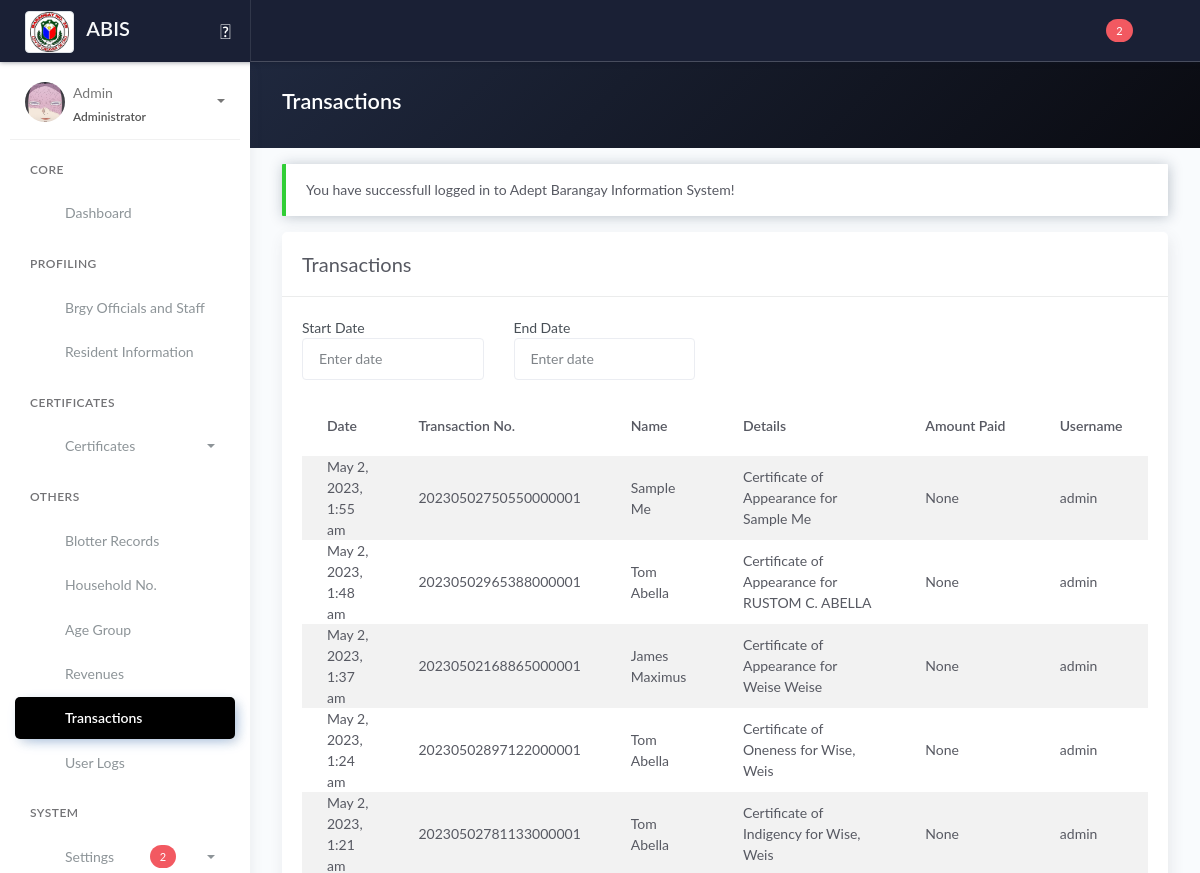
The page /transactions.php (signed in, upper part) on the database as committed earlier.
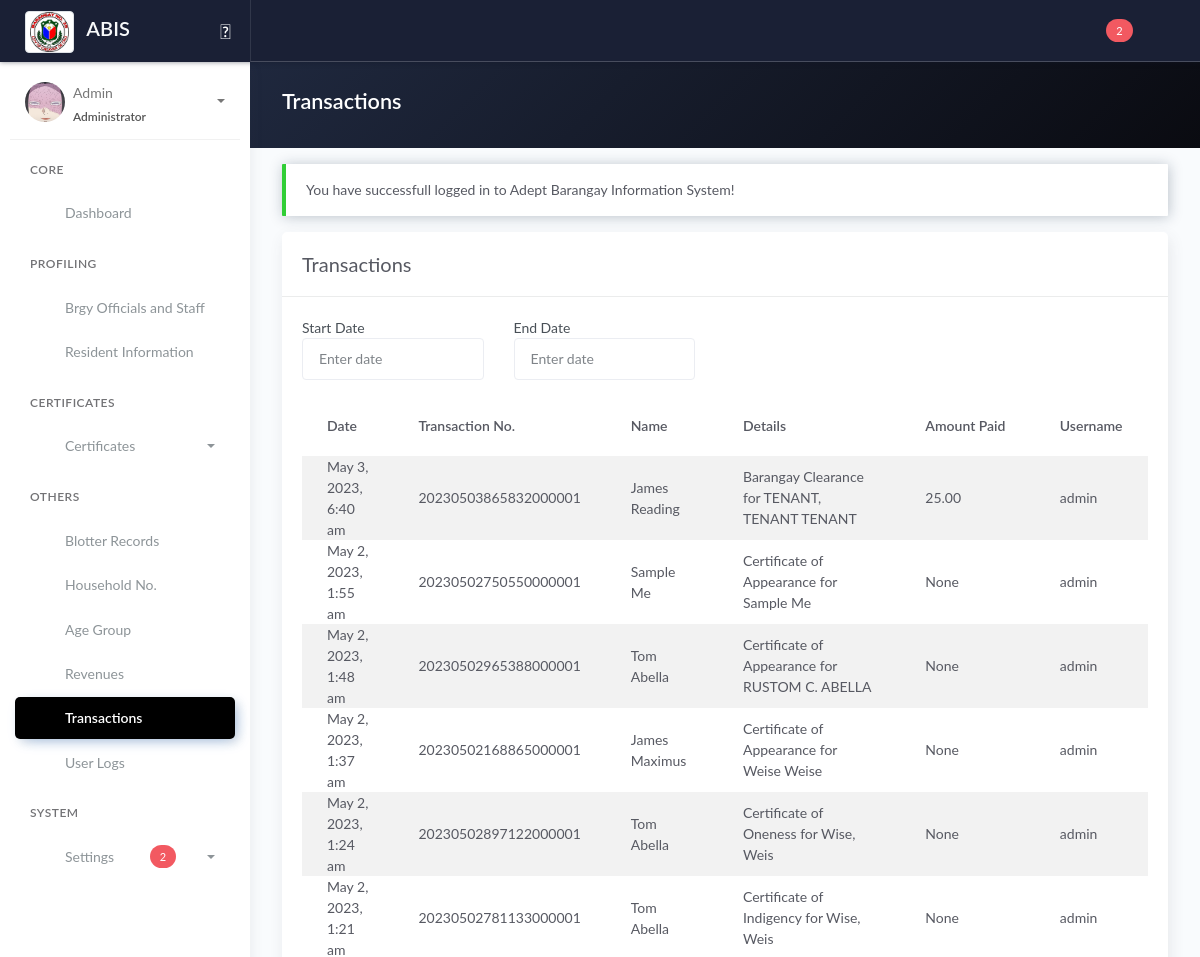
The same page on the database as committed later.
### tables this page shows
CREATE TABLE `tbl_transactions` (
  `id_payments` int(11) NOT NULL,
  `id_user` int(11) NOT NULL,
  `transact_no` text NOT NULL,
  `date_transact` timestamp NOT NULL DEFAULT current_timestamp(),
  `details_transact` varchar(250) NOT NULL,
  `recipient_name` varchar(255) NOT NULL
);

CREATE TABLE `tbl_users` (
  `id_user` int(11) NOT NULL,
  `user_username` varchar(50) DEFAULT NULL,
  `user_firstname` varchar(100) NOT NULL,
  `user_middlename` varchar(100) NOT NULL,
  `user_lastname` varchar(100) NOT NULL,
  `password` varchar(100) DEFAULT NULL,
  `user_type` varchar(20) DEFAULT NULL,
  `avatar` text DEFAULT NULL,
  `status` varchar(8) NOT NULL DEFAULT 'Active',
  `created_at` timestamp NOT NULL DEFAULT current_timestamp(),
  `updated_at` timestamp NOT NULL DEFAULT current_timestamp() ON UPDATE current_timestamp()
);

CREATE TABLE `tblpayments` (
  `id_payments` int(11) NOT NULL,
  `amounts` decimal(10,2) DEFAULT NULL
);

### transactions.php (the view, shortened to what this page needs)
<?php include 'server/server.php' ?>
<?php
$sql = "SELECT *,
	tbl_users.id_user as user_id
	FROM tbl_transactions
	JOIN tbl_users ON tbl_users.id_user=tbl_transactions.id_user
	ORDER BY tbl_transactions.date_transact DESC";
$result = $conn->query($sql);
$transactions = array();
while ($row = $result->fetch_assoc()) {
	$transactions[] = $row;
}
?>
<!DOCTYPE html>
<html lang="en">
<head>
	<?php include 'templates/header.php' ?>
	<link rel="stylesheet" href="assets/js/plugin/dataTables.dateTime.min.css">
	<link rel="stylesheet" href="assets/js/plugin/datatables/Buttons-1.6.1/css/buttons.dataTables.min.css">
</head>
<body>
	<div class="wrapper">
		<?php include 'templates/main-header.php' ?>
		<?php include 'templates/sidebar.php' ?>
		<div class="main-panel">
			<div class="content">
				<div class="panel-header bg-dark-gradient">
					<div class="page-inner">
						<div class="d-flex align-items-left align-items-md-center flex-column flex-md-row">
							<div>
								<h2 class="text-white fw-bold">Transactions</h2>
							</div>
						</div>
					</div>
				</div>
				<div class="page-inner">
					<div class="row mt--2">
						<div class="col-md-12">
							<?php if (isset($_SESSION['message'])) : ?>
								<div class="alert alert-<?php echo $_SESSION['success']; ?> <?= $_SESSION['success'] == 'danger' ? 'bg-danger text-light' : null ?>" role="alert">
									<?php echo $_SESSION['message']; ?>
								</div>
							<?php endif ?>
							<div class="card">
								<div class="card-header">
									<div class="card-head-row">
										<div class="card-title">Transactions</div>
									</div>
								</div>
								<div class="card-body">
									<div class="row mb-3 w-50">
										<div class="col">
											<label>Start Date</label>
											<input type="text" class="form-control" placeholder="Enter date" id="min">
										</div>
										<div class="col">
											<label>End Date</label>
											<input type="text" class="form-control" placeholder="Enter date" id="max">
										</div>
									</div>
									<div class="table-responsive">
										<table id="transactiontable" class="display table table-striped">
											<thead>
												<tr>
													<th scope="col">Date</th>
													<th scope="col">Transaction No.</th>
													<th scope="col">Name</th>
													<th scope="col">Details</th>
													<th scope="col">Amount Paid</th>
													<th scope="col">Username</th>
												</tr>
											</thead>
											<tbody>
												<?php if (!empty($transactions)) : ?>
													<?php $no = 1;
													foreach ($transactions as $row) : ?>
														<tr>
															<?php
															$transact_date = strtotime($row['date_transact']);
															$date_transact = date("F j, Y, g:i a", $transact_date);
															?>
															<td><?= $date_transact ?></td>
															<td><?= $row['transact_no'] ?></td>
															<td><?= $row['recipient_name'] ?></td>
															<td><?= $row['details_transact'] ?></td>
															<td>
																<?php
																if ($row['id_payments'] == '0') {
																	echo 'None';
																} else {
																	$id_payments = $row['id_payments'];
																	$query_payment = "SELECT * FROM tblpayments WHERE `id_payments`='$id_payments'";
																	$result_payment = $conn->query($query_payment);
																	$payment = $result_payment->fetch_assoc();
																	echo $payment['amounts'];
																}
																?>
															</td>
															<td><?= $row['user_username'] ?></td>
														</tr>
													<?php $no++;
													endforeach ?>
												<?php endif ?>
											</tbody>
										</table>
									</div>
								</div>
							</div>
						</div>
					</div>
				</div>
			</div>
		</div>
	</div>
	<?php include 'templates/footer.php' ?>
</body>
</html>

Rows that differ between the two databases and show on the page:
added tbl_transactions: date_transact "May 3, 2023, 6:40 am", transact_no "20230503865832000001", recipient_name "James Reading", details_transact "Barangay Clearance for TENANT, TENANT TENANT", id_payments.amounts "25.00", id_user.user_username "admin"
